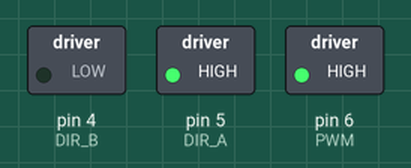
The sketch below on a simulated Arduino Uno, built with avr-gcc and run on an emulated ATmega328P. On the bench: switched loads named in the sketch (green lamp = pin HIGH).

Above: at 0.05 s.
At 2.05 s:
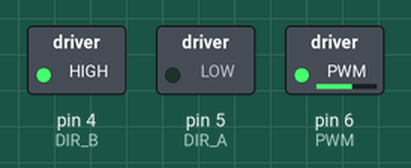
At 3.95 s:
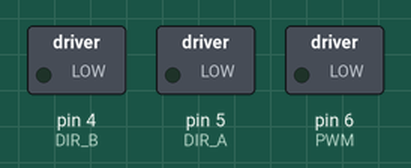
Timing chart, 0 to 11.7 s (numbered marks = the images above):
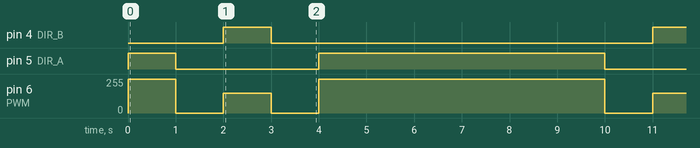

The sketch:

2_hDrive_test1.ino
```cpp
//define the two direction logic pins and the speed / PWM pin
const int DIR_A = 5;
const int DIR_B = 4;
const int PWM = 6;

void setup()
{
  //set all pins as output
  pinMode(DIR_A, OUTPUT);
  pinMode(DIR_B, OUTPUT);
  pinMode(PWM, OUTPUT);
  Serial.println("setup");
}

void loop()
{
  //drive forward at full speed by pulling DIR_A High
  //and DIR_B low, while writing a full 255 to PWM to
  //control speed
  digitalWrite(DIR_A, HIGH);
  digitalWrite(DIR_B, LOW);
  analogWrite(PWM, 255);
  Serial.println("A,HIGH/B,LOW");

  //wait 1 second
  delay(1000);

  //Brake the motor by pulling both direction pins to
  //the same state (in this case LOW). PWM doesn't matter
  //in a brake situation, but set as 0.
  digitalWrite(DIR_A, LOW);
  digitalWrite(DIR_B, LOW);
  analogWrite(PWM, 0);
  Serial.println("all low");

  //wait 1 second
  delay(1000);

  //change direction to reverse by flipping the states
  //of the direction pins from their forward state
  digitalWrite(DIR_A, LOW);
  digitalWrite(DIR_B, HIGH);
  analogWrite(PWM, 150);
  Serial.println("A, Low//B, High");

  //wait 1 second
  delay(1000);

  //Brake again
  digitalWrite(DIR_A, LOW);
  digitalWrite(DIR_B, LOW);
  analogWrite(PWM, 0);
  Serial.println("all low");

  //wait 1 second
  delay(1000);

  //drive forward at full speed by pulling DIR_A High
  //and DIR_B low, while writing a full 255 to PWM to
  //control speed
  digitalWrite(DIR_A, HIGH);
  digitalWrite(DIR_B, LOW);
  analogWrite(PWM, 255);
  Serial.println("A,HIGH/B,LOW");
  delay(5000);
}
```

Measured:
- by itself, pin 4 (DIR_B): alternates HIGH for 1.0 s and LOW for 8.0 s
- by itself, pin 5 (DIR_A): repeats every 9.0 s: LOW 3.0 s, HIGH 6.0 s
- by itself, pin 6 (PWM): repeats every 9.0 s: 0/255 1.0 s, 150/255 1.0 s, 0/255 1.0 s, 255/255 6.0 s
